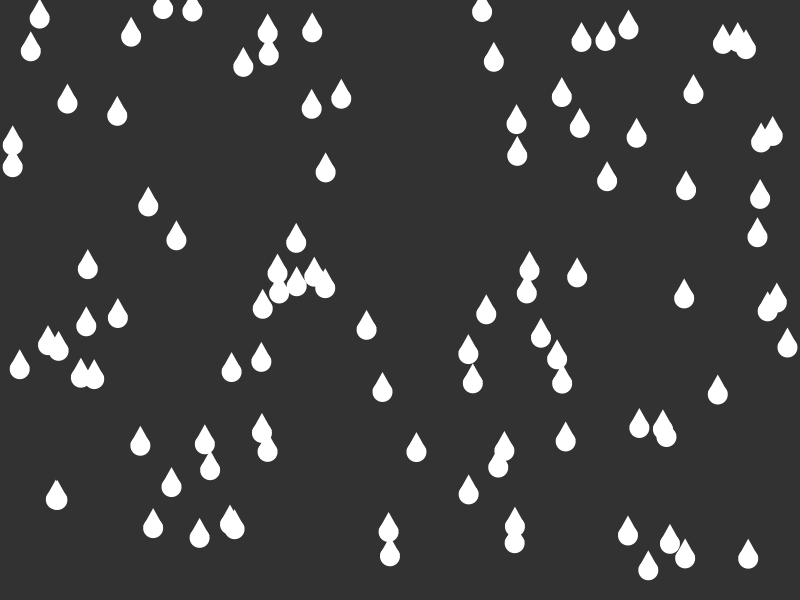
Frame 1 (no input)
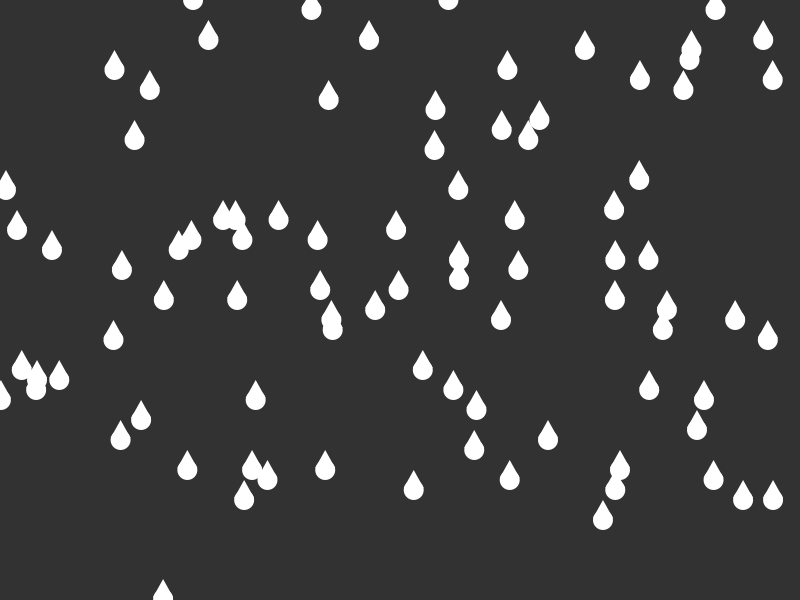
Frame 60 (the mouse pressed at the canvas centre just before this capture)
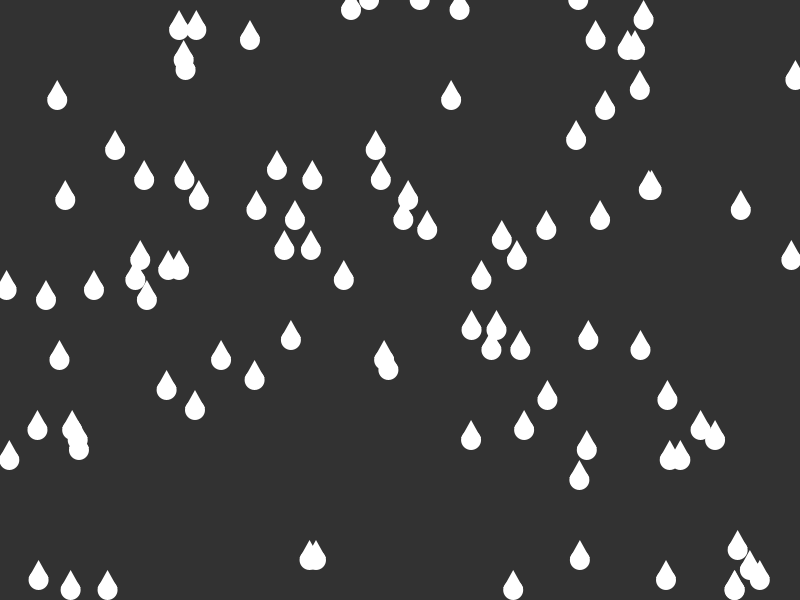
Frame 120 (the mouse held since frame 60 and released just before this capture)

The Processing sketch that drew these frames (run headless with seeded random() and noise(); from frame 60 on, the mouse is pressed at the canvas centre):

// Processing sketch: raindrops
// ── raindrops.pde
//float x = 40;
float[] xs = new float[100];
//float y = 50;
float[] ys = new float[100];
float dia = 20;
float yspeed = 10;

void setup() {
  size(800, 600);
  for (int i = 0; i < 100; i++) {
    //start by 0, go to 99, with i progressing +1 each time
    xs[i] = random(width);
    ys[i] = random(height);
  }
  noStroke();
  //no border for raindrops
}
//need to replace all x and y variables with array xs[i] or ys[i]
void draw() {
  background(50);
  for (int i = 0; i < 100; i++) {
    ellipse(xs[i], ys[i], dia, dia);
    triangle(xs[i]-10, ys[i]-2, xs[i]+10, ys[i]-2, xs[i], ys[i]-20);
    //triangle(x-10, y-2, x+10, y-2, x, y-20);
    //last phrase don't use static number bc that will make the raindrop triangel vertice stay where it is and it will drag (not move with the circle))

    ys[i] =  ys[i] + yspeed;
    if ( ys[i] >= 600) {
      ys[i] = -40;
      xs[i] = random (0, width);
      // (0, width) to fit screen
    }
  }
}
